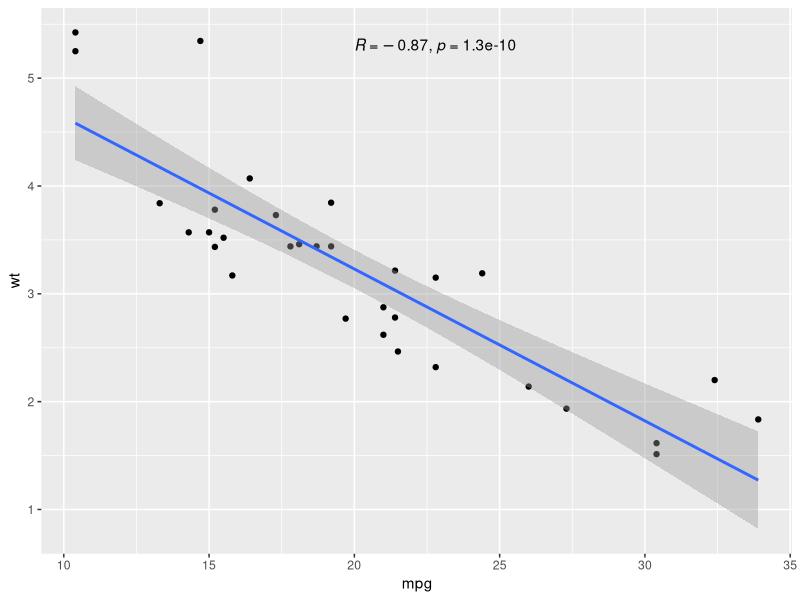
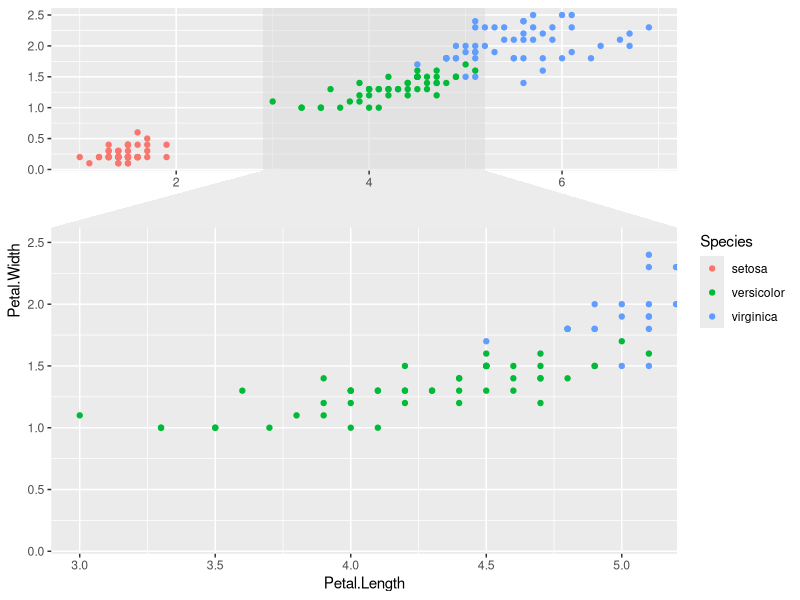
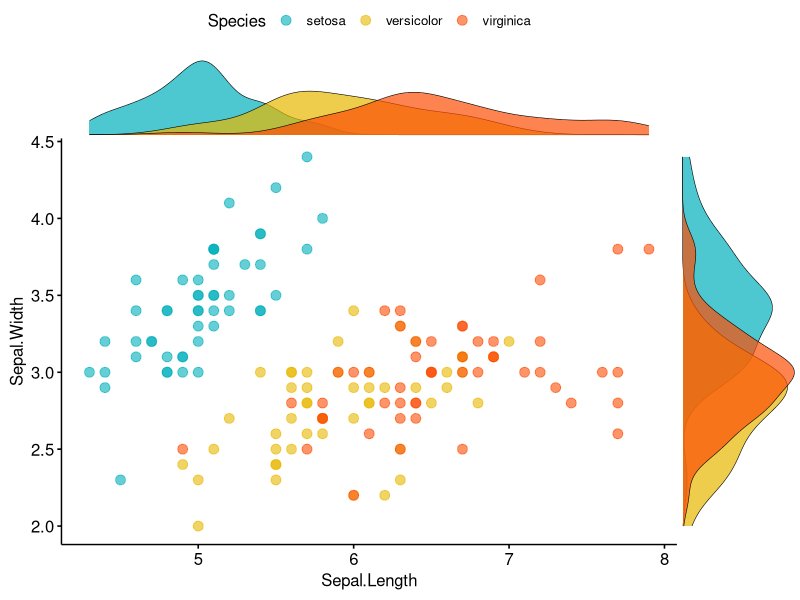

Reproduce these figures in R, in order.
## ---- chunk 1
knitr::opts_chunk$set(echo = TRUE)
## ---- chunk 2
summary(cars)
## ---- chunk 3
library("ggpubr")
p <- ggplot(mtcars, aes(mpg, wt)) +
  geom_point() +
  geom_smooth(method = lm) +
  stat_cor(method = "pearson", label.x = 20)
p
## ---- chunk 4
library(ggforce)
ggplot(iris, aes(Petal.Length, Petal.Width, colour = Species)) +
  geom_point() +
  facet_zoom(x = Species == "versicolor")
## ---- chunk 5
library(ggpubr)
# Grouped Scatter plot with marginal density plots
ggscatterhist(
  iris, x = "Sepal.Length", y = "Sepal.Width",
  color = "Species", size = 3, alpha = 0.6,
  palette = c("#00AFBB", "#E7B800", "#FC4E07"),
  margin.params = list(fill = "Species", color = "black", size = 0.2)
)
